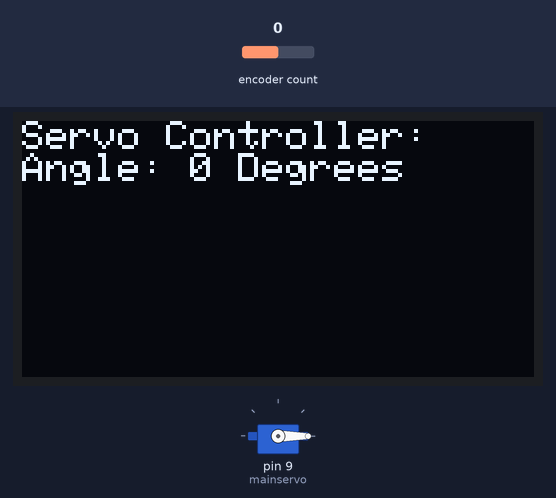
Bench run of a sketch on a simulated Arduino Uno, built with avr-gcc and run on an emulated ATmega328P. Parts: servo, 128×64 one-colour display. The test bench sets the inputs (shaded band); at power-on: encoder count 0. What the sketch prints to the serial monitor is not drawn.

Above: at 1.2 s.
1.3 s: encoder count set to -1
At 1.41 s:
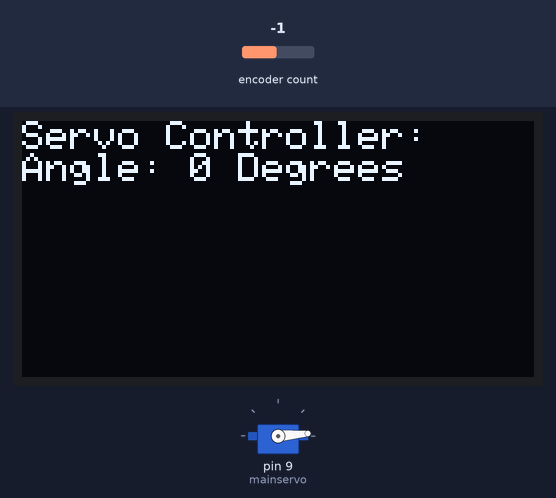
3.0 s: encoder count set to -2
At 3.4 s:
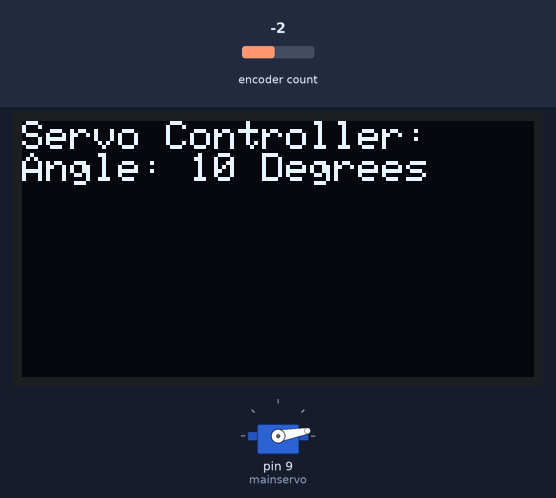
4.5 s: encoder count set to -3
At 4.8 s:
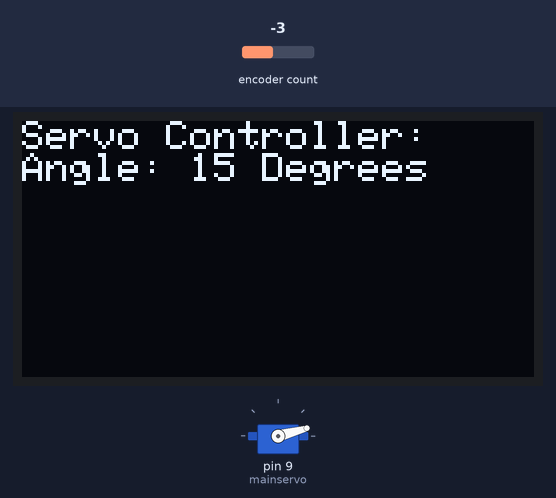
6.0 s: encoder count set to -4
At 7.4 s:
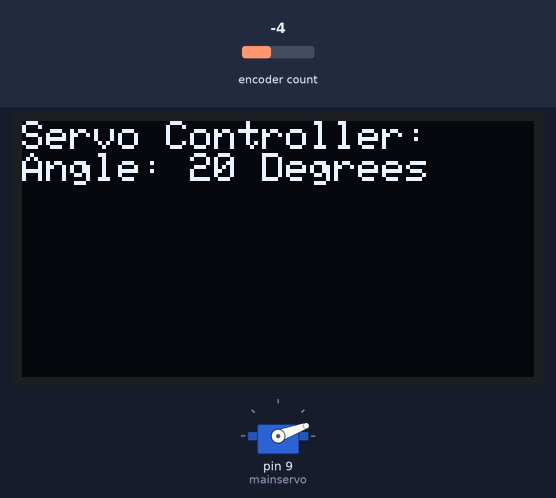
Timing chart, 0 to 8.5 s (numbered marks = the images above; inputs shaded):
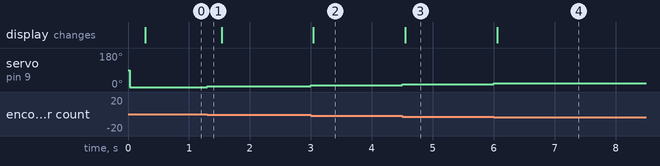

The sketch:

servo_controller_test_matthew.ino
```cpp
#include <Servo.h>
#include <SimpleRotary.h>
SimpleRotary rotary(2,3,4);

//For screen
#include <Adafruit_SSD1306.h>
#define SCREEN_WIDTH 128 // OLED display width, in pixels
#define SCREEN_HEIGHT 64 // OLED display height, in pixels
#define OLED_RESET     -1 // Reset pin # (or -1 if sharing Arduino reset pin)(1 disables blink)
#define SCREEN_ADDRESS 0x3C ///< See datasheet for Address; 0x3D for 128x64, 0x3C for 128x32
Adafruit_SSD1306 display(SCREEN_WIDTH, SCREEN_HEIGHT, &Wire, OLED_RESET);

int angle = 0;
int pos = 0;
//delay alternative setup
unsigned long previousMillis = 0UL;
unsigned long interval = 250UL;
Servo mainservo;
void setup() {
  Serial.begin(9600);
  mainservo.attach(9);

  //For Screen
  display.begin(SSD1306_SWITCHCAPVCC, SCREEN_ADDRESS);
  display.clearDisplay(); //Clear display
  display.setTextSize(1);             // Normal 1:1 pixel scale
  display.setTextColor(SSD1306_WHITE);        // Draw white text, required


}

void loop() {
  // changes the servo position when rotary is rotated
    byte i; // 0 = not turning, 1 = CW, 2 = CCW
  i = rotary.rotate();
  if ( i == 1 ) {
    pos -= 5;
    Serial.println(pos);  //prints in terminal
    display.println("Clock-Wise"); //prints new line
  }
  if ( i == 2 ) {
    pos += 5;
    Serial.println(pos); //prints in terminal
    display.println(pos); //prints new line
  }
  // sets min and max positions
  if (pos >= 180){
    pos = 180;
  }
  else if (pos <=0){
    pos = 0;
  }
  mainservo.write(pos);


  unsigned long currentMillis = millis();
  if(currentMillis - previousMillis > interval)
  {
  /* The Arduino executes this code once every second
  *  (interval = 1000 (ms) = 1 second).
  */
  display.clearDisplay(); //Clear display
  display.setCursor(0,0);  // Start at top-left corner
  display.println(F("Servo Controller: ")); //prints text on same line
  display.print(F("Angle: ")); //prints text on same line
  display.print(pos); //prints new line
  display.println(" Degrees"); //prints new line
  display.display(); //prints display
  // Don't forget to update the previousMillis value
  previousMillis = currentMillis;
  }
}
```

Measured:
- after the input at 1.3 s, servo on pin 9 (mainservo): 0° → 5° at once
- after the input at 3.0 s, servo on pin 9 (mainservo): 5° → 10° at once; the display: changes at once (image 2)
- after the input at 4.5 s, servo on pin 9 (mainservo): 10° → 15° at once; the display: changes after 0.05 s (image 3)
- after the input at 6.0 s, servo on pin 9 (mainservo): 15° → 20° at once; the display: changes after 0.06 s (image 4)
